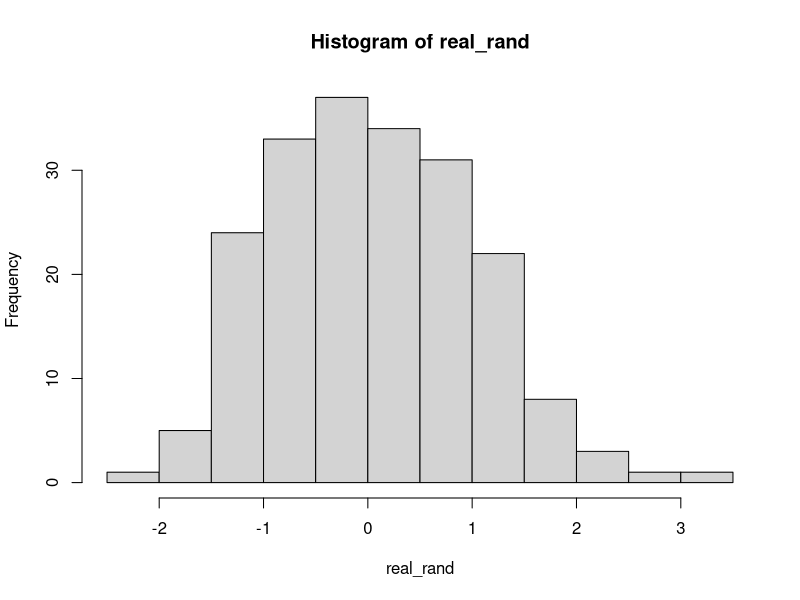
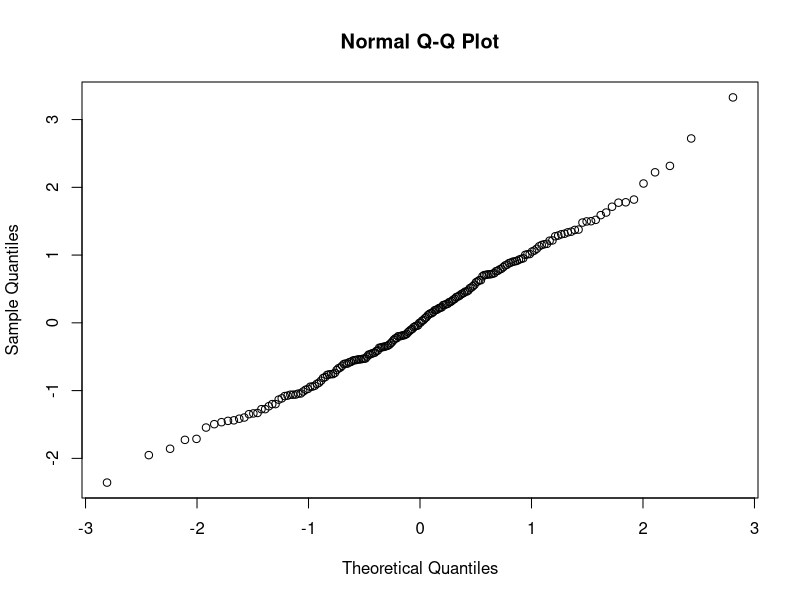

Recreate these plots in R, in order.
data = read.table('results.csv', header=T)

inner_random = data[,1]

ksu <- function(x){
  u1 <- runif(1)
  u2 <- runif(1)
  z1 <- ((((-2)*log(u1))^(1/2))*cos(2*u2*pi))
  z2 <- ((((-2)*log(u1))^(1/2))*sin(2*u2*pi))
  z <- list(z1,z2)
  return (z1);
}
real_rand <- apply(data, c(1), ksu)


hist(real_rand)

qqnorm(real_rand)

shapiro.test(real_rand)